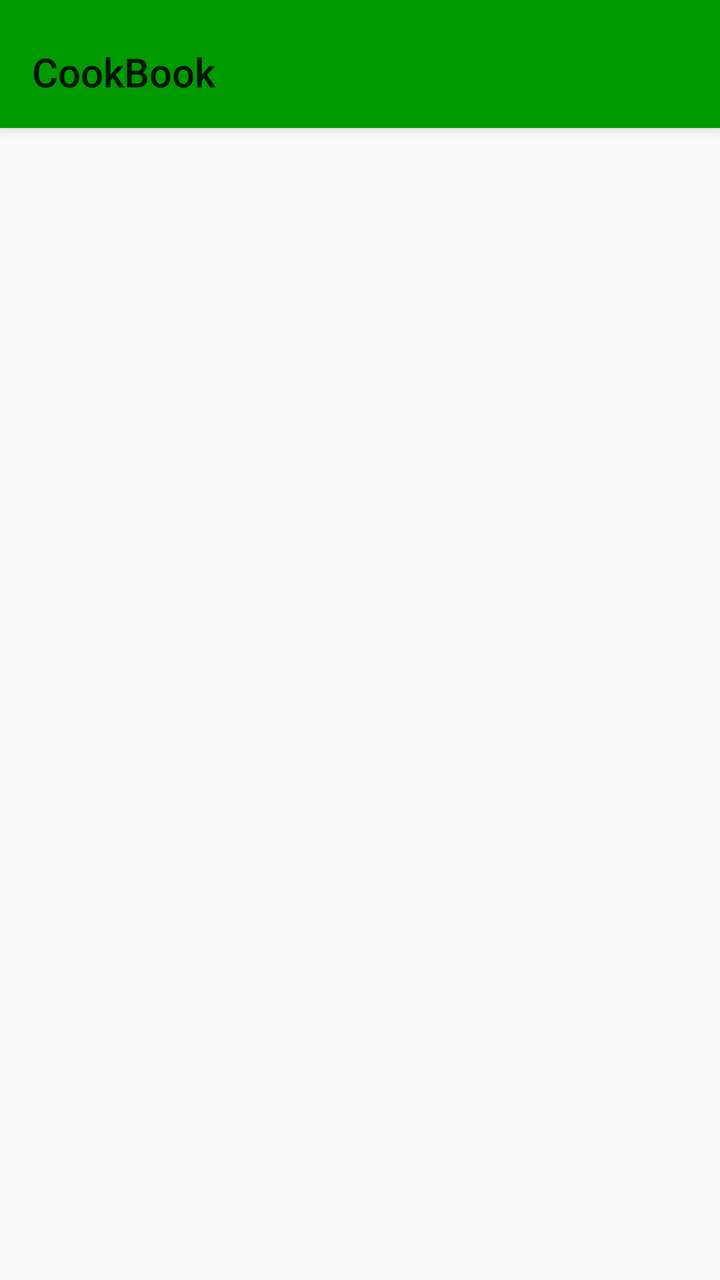
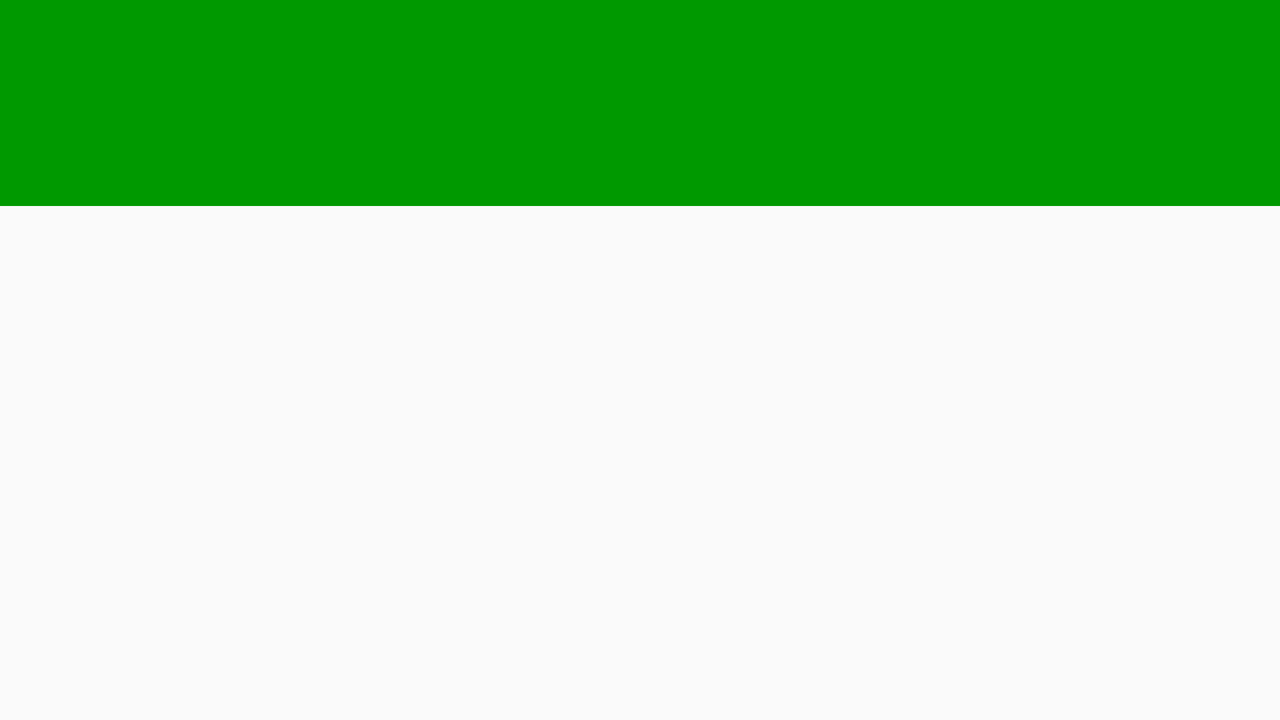

Compare how this app lays out the same screen by default and in its alternative resource folder. The renders come first, then the two layout files and the values they reference.
<!-- AndroidManifest.xml: activity theme ViewRecipeTheme -->
<!-- res/layout/activity_view_recipe.xml -->
<?xml version="1.0" encoding="utf-8"?>
<android.support.design.widget.CoordinatorLayout xmlns:android="http://schemas.android.com/apk/res/android"
    xmlns:app="http://schemas.android.com/apk/res-auto"
    xmlns:tools="http://schemas.android.com/tools"
    android:id="@+id/main_content"
    android:layout_width="match_parent"
    android:layout_height="match_parent"
    android:fitsSystemWindows="true"
    tools:context="com.danthecodinggui.recipes.view.ViewRecipeActivity">

    <android.support.design.widget.AppBarLayout
        android:id="@+id/appbar"
        android:layout_width="match_parent"
        android:layout_height="wrap_content"
        android:paddingTop="@dimen/appbar_padding_top"
        android:theme="@style/AppTheme.AppBarOverlay">

        <android.support.v7.widget.Toolbar
            android:id="@+id/toolbar"
            android:layout_width="match_parent"
            android:layout_height="?attr/actionBarSize"
            android:layout_weight="1"
            android:background="?attr/colorPrimary"
            app:layout_scrollFlags="scroll|enterAlways"
            app:popupTheme="@style/AppTheme.PopupOverlay"
            app:title="@string/app_name">

        </android.support.v7.widget.Toolbar>

    </android.support.design.widget.AppBarLayout>

    <android.support.v4.view.ViewPager
        android:id="@+id/container"
        android:layout_width="match_parent"
        android:layout_height="match_parent"
        app:layout_behavior="@string/appbar_scrolling_view_behavior" />

</android.support.design.widget.CoordinatorLayout>
<!-- resources referenced by this layout -->
<resources>
  <dimen name="appbar_padding_top">8dp</dimen>
  <string name="app_name">CookBook</string>
  <style name="ViewRecipeTheme" parent="Theme.AppCompat.Light.NoActionBar">
          
          <item name="colorPrimary">@color/colorPrimary</item>
          <item name="colorPrimaryDark">@color/colorPrimaryDark</item>
          <item name="colorAccent">@color/colorAccent</item>
          <item name="android:windowContentTransitions">true</item>
          <item name="android:windowActivityTransitions">true</item>
          <item name="android:statusBarColor">@android:color/black</item>
          <item name="android:overScrollMode">never</item>
          <item name="android:windowIsTranslucent">true</item>
  
          <item name="android:windowSharedElementEnterTransition">@transition/view_activity_shared_image</item>
          <item name="android:windowSharedElementReturnTransition">@transition/view_activity_shared_image</item>
      </style>
  <color name="colorPrimary">#009900</color>
  <color name="colorPrimaryDark">#009900</color>
  <color name="colorAccent">#006600</color>
</resources>
<!-- res/layout-land/activity_view_recipe.xml (the repository's variant of the layout above) -->
<!-- drawn on the phone turned sideways -->
<?xml version="1.0" encoding="utf-8"?>
<layout
    xmlns:android="http://schemas.android.com/apk/res/android"
    xmlns:app="http://schemas.android.com/apk/res-auto"
    xmlns:tools="http://schemas.android.com/tools"
    tools:context="com.danthecodinggui.recipes.view.view_recipe.ViewRecipeActivity">
    <data>
        <variable
            name="recipe"
            type="com.danthecodinggui.recipes.model.object_models.Recipe"/>
    </data>
    <android.support.constraint.ConstraintLayout
        android:layout_width="match_parent"
        android:layout_height="match_parent"
        android:id="@+id/view_recipe_root">

        <android.support.design.widget.AppBarLayout
            android:id="@+id/abl_view_recipe"
            android:layout_width="match_parent"
            android:layout_height="wrap_content"
            android:theme="@style/ThemeOverlay.AppCompat.Dark.ActionBar"
            app:elevation="0dp"
            app:layout_constraintTop_toTopOf="parent"
            app:layout_constraintEnd_toEndOf="parent"
            app:layout_constraintStart_toStartOf="parent">

            <android.support.v7.widget.Toolbar
                android:id="@+id/tbar_vw_recipe"
                android:layout_width="match_parent"
                android:layout_height="?attr/actionBarSize"
                app:title="@{recipe.getTitle()}"
                app:popupTheme="@style/ThemeOverlay.AppCompat.Light"/>

            <android.support.design.widget.TabLayout
                android:id="@+id/tly_view_recipe"
                android:layout_width="match_parent"
                android:layout_height="55dp"
                android:layout_gravity="bottom"
                app:tabMaxWidth="0dp"
                app:tabGravity="fill"
                app:tabIndicatorColor="@android:color/white"
                app:tabMode="fixed"/>
        </android.support.design.widget.AppBarLayout>

        <View
            android:id="@+id/vw_frag_background"
            android:layout_width="match_parent"
            android:layout_height="100dp"
            android:visibility="visible"
            android:background="@android:color/transparent"
            app:layout_constraintEnd_toEndOf="parent"
            app:layout_constraintStart_toStartOf="parent"
            app:layout_constraintTop_toBottomOf="@+id/abl_view_recipe"/>

        <android.support.v4.view.ViewPager
            android:id="@+id/vpr_view_recipe"
            android:layout_width="match_parent"
            android:layout_height="0dp"
            app:layout_behavior="@string/appbar_scrolling_view_behavior"
            app:layout_constraintTop_toBottomOf="@+id/abl_view_recipe"
            app:layout_constraintBottom_toBottomOf="parent"
            app:layout_constraintEnd_toEndOf="parent"
            app:layout_constraintStart_toStartOf="parent"/>

    </android.support.constraint.ConstraintLayout>
</layout>
<!-- resources referenced by the variant -->
<!-- as the phone turned sideways resolves them -->
<resources>
  <style name="ViewRecipeTheme" parent="Theme.AppCompat.Light.NoActionBar">
          
          <item name="colorPrimary">@color/colorPrimary</item>
          <item name="colorPrimaryDark">@color/colorPrimaryDark</item>
          <item name="colorAccent">@color/colorAccent</item>
          <item name="android:windowContentTransitions">true</item>
          <item name="android:windowActivityTransitions">true</item>
          <item name="android:statusBarColor">@android:color/black</item>
          <item name="android:overScrollMode">never</item>
          <item name="android:windowIsTranslucent">true</item>
  
          <item name="android:windowSharedElementEnterTransition">@transition/view_activity_shared_image</item>
          <item name="android:windowSharedElementReturnTransition">@transition/view_activity_shared_image</item>
      </style>
  <color name="colorPrimary">#009900</color>
  <color name="colorPrimaryDark">#009900</color>
  <color name="colorAccent">#006600</color>
</resources>
